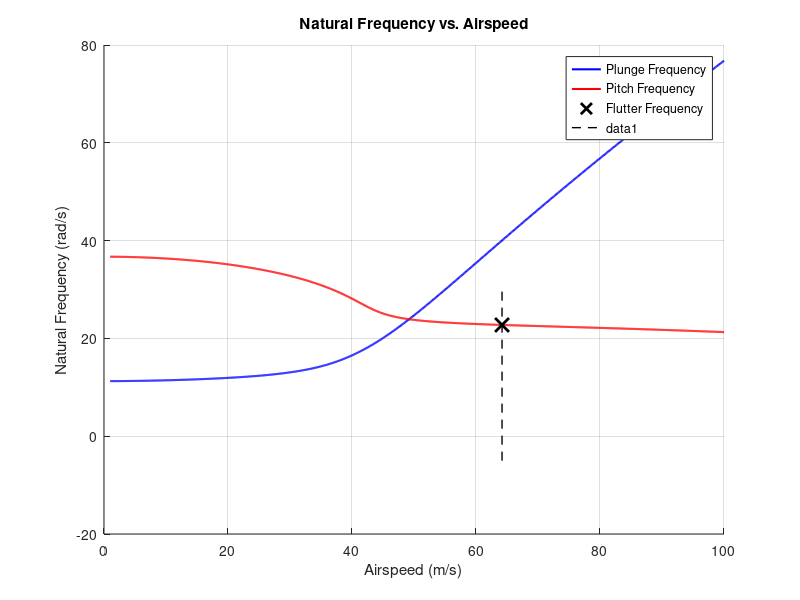
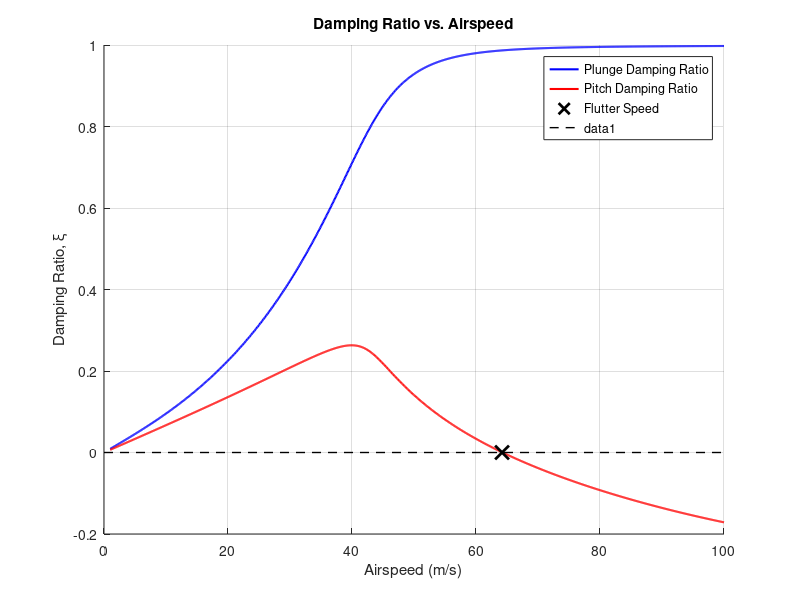

Recreate these plots in MATLAB, in order.
% Clear workspace
clc;
clear;

% Constants and initialization
% %notes: Define material properties and geometric parameters for the aeroelastic system
material_density = 800; % Density of the material (kg/m^3)
chord_length = 2; % Chord length of the aerofoil (m)
x_f = 0.45 * chord_length; % Position of aerodynamic center related to chord length
a = -0.05 * chord_length; % Offset from elastic axis
thickness = 0.01; % Thickness of the aerofoil (m)
length_fuselage = 3; % Length of the fuselage (m)
omega_h = 2 * 2 * pi; % Plunge frequency in rad/s
omega_a = 6 * 2 * pi; % Pitch frequency in rad/s
mass = material_density * chord_length * thickness; % Mass of the aerofoil per unit span (kg/m)

% Moment of inertia and stiffness values
% %notes: Calculate critical structural parameters for dynamic stability analysis
inertia_a = (mass * chord_length^2 / 12) + mass * a^2; % Moment of inertia about elastic axis
s = -mass * a; % Coupling term for plunge-pitch dynamics
K_h = mass * omega_h^2; % Plunge stiffness
K_a = inertia_a * omega_a^2; % Pitch stiffness

% Aerodynamic parameters
% %notes: Include air properties and aerodynamic span parameters
air_density = 1.225; % Density of air (kg/m^3)
b = chord_length / 2; % Half chord length (m)
identity_matrix = eye(2); % Identity matrix for state-space construction
zero_matrix = zeros(2, 2); % Zero matrix for initialization
air_speed = 1:0.1:100; % Range of airspeeds (m/s) to evaluate stability
initial_guess = [omega_h, omega_a]; % Initial frequency guesses for iterative solution
frequency_results = []; % Array to store natural frequencies
damping_ratios = []; % Array to store damping ratios

% Main loop for calculating frequencies and damping ratios
% %notes: Loop through airspeeds and compute dynamic parameters for each speed
for speed_index = 1:length(air_speed)
    speed_value = air_speed(speed_index); % Current airspeed
    for dof = 1:2 % Loop through plunge and pitch degrees of freedom
        omega = initial_guess(dof); % Initial frequency guess for current DOF
        error_val = 100; % Initialize error to start iterative solver
        
        % %notes: Refine frequency using iterative solver
        while abs(error_val) > 0.001 % Convergence criterion
            k = omega * b / speed_value; % Reduced frequency
            Ck = 1 - (0.165 / (1 - (0.0455 / k) * 1i)) - (0.335 / (1 - (0.30 / k) * 1i)); % Unsteady aerodynamic function
            
            % Construct system matrices
            stiffness_matrix = [K_h, 0; 0, K_a]; % Stiffness matrix
            mass_matrix = [mass, s; s, inertia_a]; % Mass matrix
            D_matrix = (air_density * pi * b^2) * [-1, a; a, -(a^2 + (b^2) / 8)]; % Damping matrix
            E_matrix = (air_density * pi * speed_value * b) * [-2 * Ck, -b + (2 * Ck * (a - b / 2)); 
                b - (b - (2 * a + b) * Ck), -b * (chord_length / 4) + (b - (2 * a + b) * Ck) * (a - (b / 2))];
            F_matrix = (-air_density * pi * speed_value^2 * b) * [0, 2 * Ck; 0, -((2 * a + b) * Ck)];
            A_matrix = [zero_matrix, identity_matrix; (mass_matrix - D_matrix) \ (F_matrix - stiffness_matrix), (mass_matrix - D_matrix) \ E_matrix];

            % Eigenvalue calculation and sorting
            eigenvalues = eig(A_matrix); % Calculate eigenvalues
            [~, idx] = sort(imag(eigenvalues), 'ascend'); % Sort eigenvalues by imaginary part
            eigenvalues = eigenvalues(idx); % Reorder eigenvalues
            new_omega = abs(eigenvalues(dof + 2)); % Extract updated frequency
            error_val = abs(new_omega - omega); % Compute error for convergence
            omega = new_omega; % Update frequency for next iteration
        end
        
        % %notes: Store results for natural frequencies and damping ratios
        frequency_results(dof, speed_index) = abs(eigenvalues(dof + 2)); % Natural frequency
        damping_ratios(dof, speed_index) = -real(eigenvalues(dof + 2)) / abs(eigenvalues(dof + 2)); % Damping ratio
    end
end

% Detect flutter
% %notes: Identify the airspeed where flutter occurs by observing sign changes in damping ratio
flutter_speed = NaN; % Initialize flutter speed
flutter_frequency = NaN; % Initialize flutter frequency
for i = 1:length(damping_ratios)-1
    if (sign(damping_ratios(2, i)) * sign(damping_ratios(2, i+1))) == -1 % Check for sign change
        flutter_speed = air_speed(i);
        flutter_frequency = frequency_results(2, i);
        break; % Exit loop after detecting flutter
    end
end

% Plotting frequency results
% %notes: Visualize natural frequencies as a function of airspeed
figure;
hold on;
plot(air_speed, frequency_results(1, :), 'b-', 'LineWidth', 1.5, 'DisplayName', 'Plunge Frequency');
plot(air_speed, frequency_results(2, :), 'r-', 'LineWidth', 1.5, 'DisplayName', 'Pitch Frequency');
plot(flutter_speed, flutter_frequency, 'kx', 'MarkerSize', 10, 'LineWidth', 2, 'DisplayName', 'Flutter Frequency');
plot([flutter_speed, flutter_speed], [-5, 30], 'k--', 'LineWidth', 1);
title('Natural Frequency vs. Airspeed');
xlabel('Airspeed (m/s)');
ylabel('Natural Frequency (rad/s)');
legend('Location', 'northeast');
grid on;

% Plotting damping ratios
% %notes: Visualize stability trends by plotting damping ratios
figure;
hold on;
plot(air_speed, damping_ratios(1, :), 'b-', 'LineWidth', 1.5, 'DisplayName', 'Plunge Damping Ratio');
plot(air_speed, damping_ratios(2, :), 'r-', 'LineWidth', 1.5, 'DisplayName', 'Pitch Damping Ratio');
plot(flutter_speed, 0, 'kx', 'MarkerSize', 10, 'LineWidth', 2, 'DisplayName', 'Flutter Speed');
plot([0, max(air_speed)], [0, 0], 'k--', 'LineWidth', 1);
ylim([-0.2, 1]);
title('Damping Ratio vs. Airspeed');
xlabel('Airspeed (m/s)');
ylabel('Damping Ratio, \xi');
legend('Location', 'northeast');
grid on;
